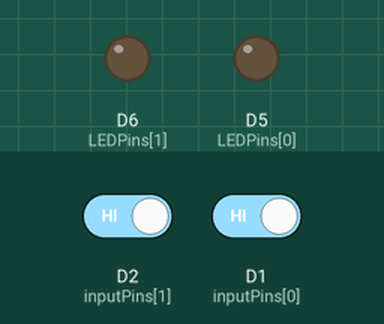
Recording of a sketch running on a simulated ESP8266 (NodeMCU). Parts: output pins drawn as LEDs (lit = HIGH). The inputs (shaded band) are chosen by the test bench; at power-on: D2 (inputPins[1]) HIGH, D1 (inputPins[0]) HIGH. WiFi joins after 1.5 s; servers stay silent unless stated; no MQTT or app messages arrive unless stated; what the sketch prints to the serial monitor is not drawn.

Above: at 2.7 s.
2.8 s: D2 (inputPins[1]) driven LOW
At 4.1 s:
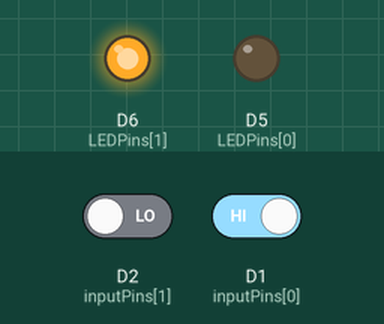
5.0 s: D1 (inputPins[0]) driven LOW
At 6.7 s:
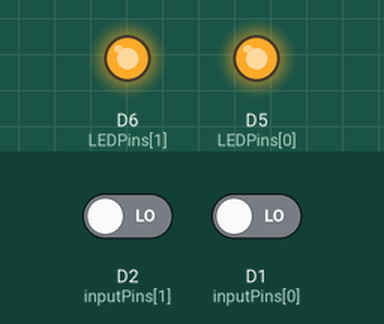
7.0 s: D2 (inputPins[1]) driven HIGH
At 8.4 s:
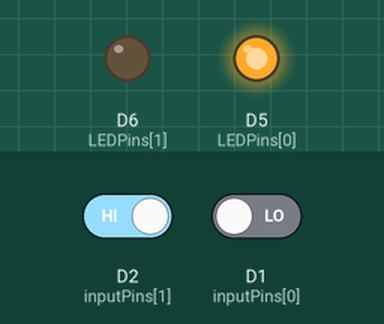
Timing chart, 0 to 10.0 s (numbered marks = the images above; inputs shaded):
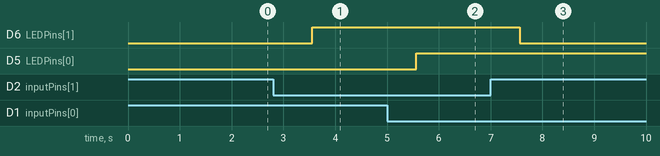

Measured:
- after the input at 2.8 s, D6 (LEDPins[1]): LOW → HIGH after 0.76 s
- after the input at 5.0 s, D5 (LEDPins[0]): LOW → HIGH after 0.56 s
- after the input at 7.0 s, D6 (LEDPins[1]): HIGH → LOW after 0.56 s

The sketch:

SpaceSwitch.ino
```cpp
/*
  ESP Spacestate switch for bitlair
*/
#include <limits.h>
#include <ESP8266WiFi.h>
#include <WiFiClient.h>
#include <PubSubClient.h>

const char* projectName = "SpaceSwitch";

// WiFi settings
const char ssid[] = "";                  //  your network SSID (name)
const char pass[] = "";                      // your network password
const char* mqtt_server = "mqtt.bitlair.nl";

#define numStates 2 // bitlair and DJO states
const uint8_t inputPins[numStates] = {D1, D2}; // add pullup resistors
boolean lastReading[numStates] = {HIGH, HIGH};
const uint8_t LEDPins[numStates] = {D5, D6};
const char *stateValues[numStates] = {"bitlair", "djo"};
const char *open_state = "open";
const char *closed_state = "closed";

const int BAUD_RATE   = 115200;                       // serial baud rate

// MQTT stuff
char ID[9] = {0};
WiFiClient espClient;
PubSubClient client(espClient);
const char* mqttDebugTopic = "bitlair/debug";
const char* mqttTopic = "bitlair/switch/state"; // post /bitlair, /djo (open or closed as value)
long lastMsg = 0;
char msg[50];
int value = 0;

void setup() {
  uint32_t chipid = ESP.getChipId();
  snprintf(ID, sizeof(ID), "%x", chipid);

  WiFi.mode(WIFI_STA);
  WiFi.disconnect();

  for (uint8_t i = 0; i < numStates; i++) {
    pinMode(inputPins[i], INPUT);
    pinMode(LEDPins[i], OUTPUT);
    digitalWrite(LEDPins[i], !digitalRead(inputPins[i]));
  }

  Serial.begin(BAUD_RATE);
  Serial.println();
  Serial.println(projectName);

  // We start by connecting to a WiFi network
  Serial.print("Connecting to ");

  Serial.println(ssid);
  WiFi.begin(ssid, pass);

  while (WiFi.status() != WL_CONNECTED) {
    delay(50);
    Serial.print(".");
  }
  Serial.println("");

  Serial.print("WiFi connected to: ");
  Serial.println(ssid);

  Serial.print("IP address: ");
  Serial.println(WiFi.localIP());
  Serial.println();

  client.setServer(mqtt_server, 1883);
  client.setCallback(callback);
}

void callback(char* topic, byte* payload, unsigned int length) {
  Serial.print("Message arrived [");
  Serial.print(topic);
  Serial.print("] ");
  for (int i = 0; i < length; i++) {
    Serial.print((char)payload[i]);
  }
  Serial.println();
}

void reconnect() {
  // Loop until we're reconnected
  while (!client.connected()) {
    Serial.print("Attempting MQTT connection...");
    // Attempt to connect
    if (client.connect(ID)) {
      Serial.println("connected");
      // Once connected, publish an announcement...
      snprintf (msg, 75, "%s (re)connect #%ld", projectName, value);
      Serial.print("Publish message: ");
      Serial.println(msg);
      client.publish(mqttDebugTopic, msg);
      ++value;
      // ... and resubscribe
      client.subscribe(mqttTopic);
    } else {
      Serial.print("failed, rc=");
      Serial.print(client.state());
      Serial.println(" try again in 5 seconds");
      // Wait 5 seconds before retrying
      delay(5000);
    }
  }
}

void handleSwitches() {
  boolean recentReading[numStates];
  for (int i = 0; i < numStates; i++) {
    recentReading[i] = digitalRead(inputPins[i]);
    if (recentReading[i] != lastReading[i]) {
      // A switch is toggled
      char newState[50] = {0}; // MQTT topic to push to
      char newStateTopic[50] = {0}; // MQTT topic to push to
      sprintf(newStateTopic, "%s/%s", mqttTopic, stateValues[i]);

      if (!recentReading[i]) {
        // OPEN
        strcpy(newState, open_state);
      } else {
        // CLOSED
        strcpy(newState, closed_state);
      }

      Serial.print(newStateTopic);
      Serial.print(": ");
      Serial.println(newState);

      if (client.publish(newStateTopic, newState, true)) {
        Serial.println("MQTT publish succesful!");
        lastReading[i] = recentReading[i];
        digitalWrite(LEDPins[i], !recentReading[i]);
        delay(1000);
      } else {
        Serial.println("MQTT publish unsuccesful! Retrying later.");
        delay(5000);
      }
      client.subscribe(mqttTopic);
    }
  }
  delay(1000);
}

void loop() {
  if (!client.connected()) {
    reconnect();
  }
  handleSwitches();
  client.loop();
  yield();
}
```
